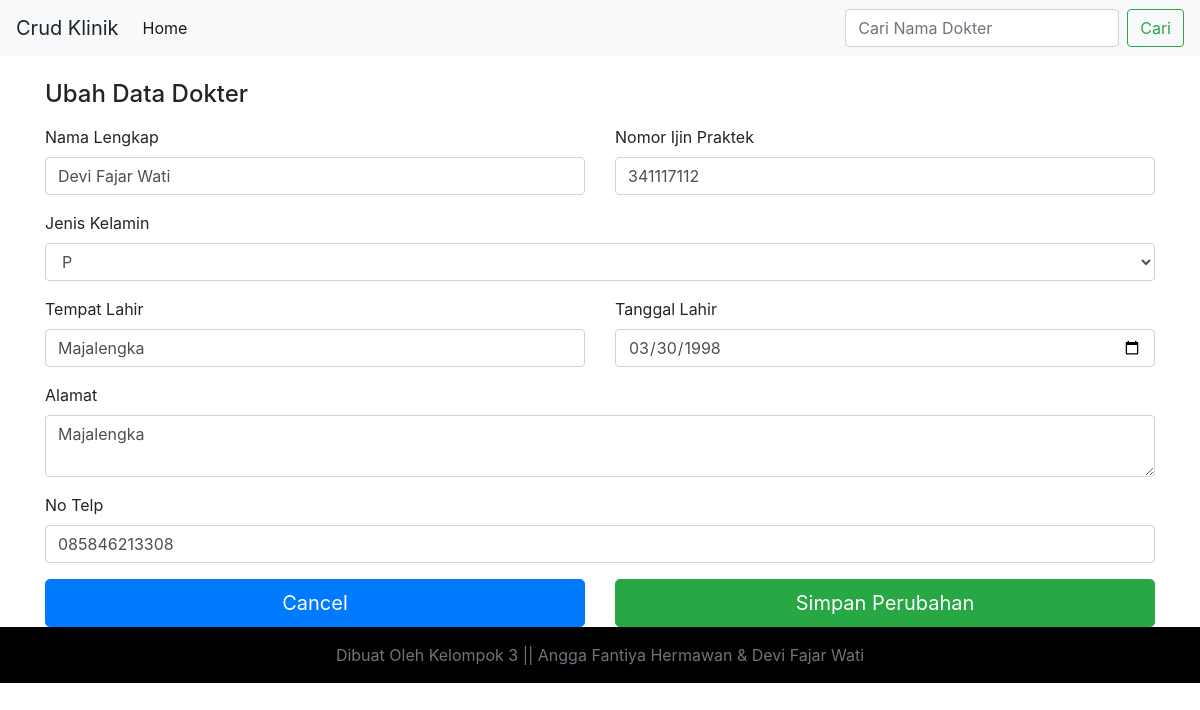
Page /index.php/DataDokter/edit/4 on the committed database.
### tables this page shows
CREATE TABLE IF NOT EXISTS `dokter` (
  `idDokter` int(11) NOT NULL AUTO_INCREMENT,
  `namaDokter` varchar(55) NOT NULL,
  `jenisKelamin` enum('L','P') NOT NULL,
  `tempatLahir` text NOT NULL,
  `tglLahir` date NOT NULL,
  `alamat` text NOT NULL,
  `noTelp` varchar(13) NOT NULL,
  `noIjinPraktek` varchar(20) NOT NULL,
  PRIMARY KEY (`idDokter`)
);

### application/controllers/DataDokter.php (called while the page is built, shortened)
<?php
Class DataDokter extends CI_Controller{
    public function __construct(){
        $this->load->model('M_kelolaDataDokter');
        $this->load->helper('url');
    }
    public function edit(){
    	$idDokter=$this->uri->segment(3);
    	$data['query'] = $this->M_kelolaDataDokter->editDataDokter($idDokter);
    	$this->load->view('crud_edit',$data);
    }
}
?>

### index.php (called while the page is built, shortened)
<?php
require_once BASEPATH.'core/CodeIgniter.php';

### application/models/M_kelolaDataDokter.php (called while the page is built, shortened)
<?php
Class M_kelolaDataDokter extends CI_Model{
    public function editDataDokter($idDokter)
    {
    	$query = $this->db->get_where('dokter',array('idDokter'=>$idDokter));
    	return $query;
    }
}
?>

### application/views/crud_edit.php (the view, shortened to what this page needs)
<!doctype html>
<html>
<head lang="en">
	<link rel="stylesheet" type="text/css" href="assets/css/bootstrap.min.css">
</head>
<body>
	<nav class="navbar navbar-expand-lg navbar-light bg-light">
		<a class="navbar-brand">Crud Klinik</a>
		  <div class="collapse navbar-collapse" id="navbarSupportedContent">
		    <ul class="navbar-nav mr-auto">
		      <li class="nav-item active">
		        <a class="nav-link" href="#">Home <span class="sr-only">(current)</span></a>
		      </li>
		    </ul>
		    <form class="form-inline my-2 my-lg-0" action="<?php echo base_url('index.php/DataDokter/hasil');?>" action="GET">
		      <input class="form-control mr-sm-2" type="search" placeholder="Cari Nama Dokter" name="cari" aria-label="Search">
		      <input class="btn btn-outline-success my-2 my-sm-0" type="submit" value="Cari"></button>
		    </form>
		  </div>
	</nav>
	<div class="container">
		<div class="row">
        <div class="col-md-12 order-md-1">
        	<br>
          <h4 class="mb-3">Ubah Data Dokter</h4>
          <form class="needs-validation" action="<?php echo base_url('index.php/DataDokter/update'); ?>" method="POST">
          <?php foreach ($query->result() as $baris) { ?>
            <div class="row">
              <div class="col-md-6 mb-3">
                <label for="firstName">Nama Lengkap</label>
                <input type="text" class="form-control" name="namaDokter" value="<?php echo $baris->namaDokter;?>"  placeholder="" value="" required="">
              </div>
              <div class="col-md-6 mb-3">
                <label for="lastName">Nomor Ijin Praktek</label>
                <input type="text" class="form-control" name="noIjinPraktek" value="<?php echo $baris->noIjinPraktek; ?>" placeholder="" value="" required="">
              </div>
            </div>
            <div class="mb-3">
              <label for="username">Jenis Kelamin</label>
              <div class="input-group">
              	<select name="jenisKelamin" class="form-control">
              		<option value="<?php echo $baris->jenisKelamin;?>"><?php echo $baris->jenisKelamin;?></option>
              	</select>
              </div>
            </div>
            <div class="row">
              <div class="col-md-6 mb-3">
                <label for="firstName">Tempat Lahir</label>
                <input type="text" class="form-control" name="tempatLahir" value="<?php echo $baris->tempatLahir;?>" placeholder="" value="" required="">
              </div>
              <div class="col-md-6 mb-3">
                <label for="lastName">Tanggal Lahir</label>
                <input type="date" class="form-control" name="tglLahir" value="<?php echo $baris->tglLahir; ?>" placeholder="" value="" required="">
              </div>
            </div>
            <div class="mb-3">
              <label for="address">Alamat</label>
              <textarea class="form-control" name="alamat" ><?php echo $baris->alamat; ?></textarea>
            </div>
            <div class="mb-3">
              <label for="address">No Telp</label>
              <input type="text" class="form-control" name="noTelp" value="<?php echo $baris->noTelp; ?>">
            </div>
              </div>
            </div>
            <div class="row">
            <div class="col-md-6">
            <a href="index.php"class="btn btn-primary btn-lg btn-block">Cancel</a>
            </div>
            <div class="col-md-6">
            <button class="btn btn-success btn-lg btn-block" type="submit">Simpan Perubahan</button>
            </div>
            </div>
            <?php } ?>
        </div>
  <footer class="footer mt-auto py-3"style="color:white; background:black;">
    <div class="container">
      <span class="text-muted" style="color:white"><center>Dibuat Oleh Kelompok 3 || Angga Fantiya Hermawan & Devi Fajar Wati</center></span>
    </div>
  </footer>
</body>
</html>

### rows in the picture
dokter: namaDokter "Devi Fajar Wati", noIjinPraktek "341117112", jenisKelamin "P", tempatLahir "Majalengka", tglLahir "03/30/1998", alamat "Majalengka", noTelp "085846213308"
